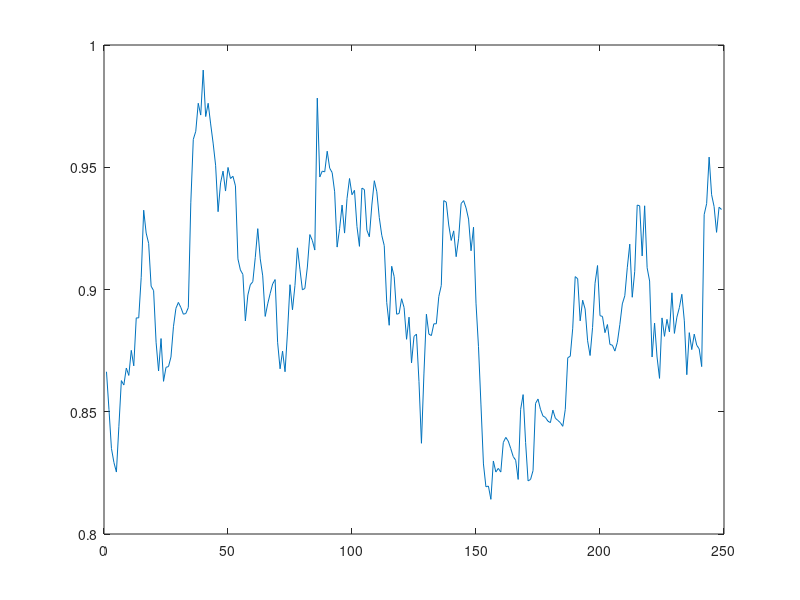

Recreate this plot in MATLAB. (Note: this script raises an error after producing the figure.)
% BACKPROPAGATION ALGORITHM TESTING: ONLY FOR SINGLE HIDDEN LAYER
pattern=csvread('testcode.csv'); %Open test data file
Q=249;
fid1 = fopen('bpnout.dat','w');
%Store the output of test data
fid = fopen('wih.dat'); % input-hidden values
a = fscanf(fid,'%g %g %g',[3 inf]); % It has three rows now.
Wih = a;
fclose(fid);

fid = fopen('whj.dat'); % hidden-output values
a = fscanf(fid,'%g %g',[2 inf]); % It has two rows now.
Whj = a;
fclose(fid);

actout=csvread('actout.csv');
figure;
t=plot(actout);
t.Color=[0 0 0.5];
t.Marker = 'o';
hold on;

for k = 1:Q % for loop for input test pattern 
 Si = [ pattern(:,1:3)]; % Input signals
 Zh = Si(k,:)*Wih; % Hidden activations
 Sh = [1./(1 + exp(-Zh))]; % Binary activation function Hidden signals
 Yj = Sh * Whj; % Output activations
 Sy(k) = 1./(1 + exp(-Yj)); % Output signals
 
 fprintf(fid1,'%12.8f\n',Sy(k));
 
 
end
% status = fclose(fid);
Sy
z=plot(Sy);
z.Color=[0.5 0 0];
z.Marker='o';
hold off;
fclose(fid1);